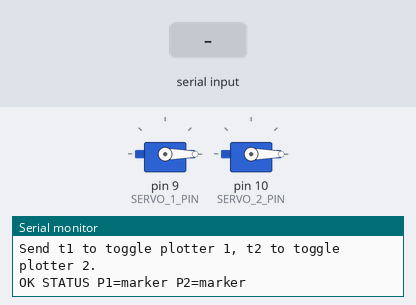
The sketch below on a simulated Arduino Uno, built with avr-gcc and run on an emulated ATmega328P. On the bench: 2 × servo, the last lines printed to the serial monitor. Inputs (shaded band) come from the test bench.

Above: at 2.6 s.
2.7 s: "t1\n" received over Serial
At 3.6 s:
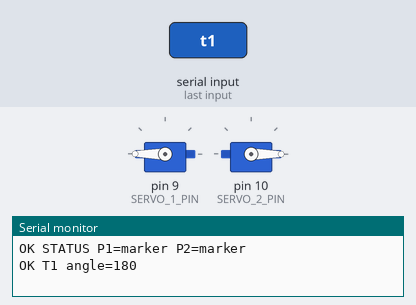
4.2 s: "t2\n" received over Serial
At 4.7 s:
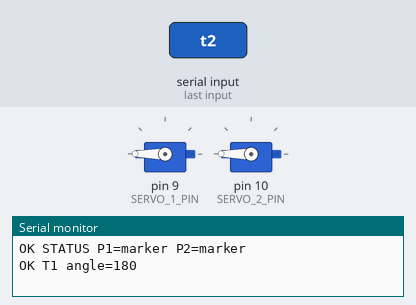
5.7 s: "t1\n" received over Serial
At 7.1 s:
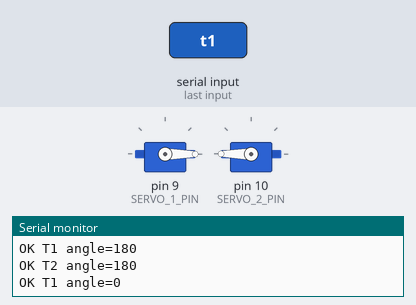
Timing chart, 0 to 8.7 s (numbered marks = the images above; inputs shaded):
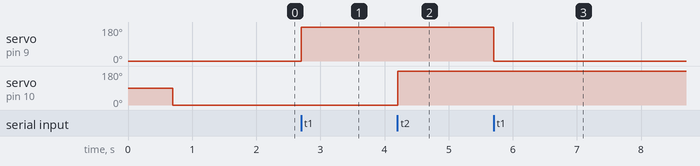

The sketch:

dual_toggle_servo_controller.ino
```cpp
#include <Servo.h>

namespace {

constexpr long SERIAL_BAUD = 9600;

// Change these pins only if your wiring differs.
constexpr int SERVO_1_PIN = 9;
constexpr int SERVO_2_PIN = 10;

// Change these if your mechanism needs different endpoints.
constexpr int MARKER_ANGLE = 0;
constexpr int ERASE_ANGLE = 180;
constexpr unsigned long SETTLE_MS = 700;

Servo servo1;
Servo servo2;

bool servo1AtMarker = true;
bool servo2AtMarker = true;

String inputBuffer;

String normalized(String value) {
  value.trim();
  value.toLowerCase();
  return value;
}

void moveServo(Servo& servo, int angle) {
  servo.write(angle);
  delay(SETTLE_MS);
}

void printStatus() {
  Serial.print("OK STATUS P1=");
  Serial.print(servo1AtMarker ? "marker" : "erase");
  Serial.print(" P2=");
  Serial.println(servo2AtMarker ? "marker" : "erase");
}

void toggleServo1() {
  servo1AtMarker = !servo1AtMarker;
  moveServo(servo1, servo1AtMarker ? MARKER_ANGLE : ERASE_ANGLE);
  Serial.print("OK T1 angle=");
  Serial.println(servo1AtMarker ? MARKER_ANGLE : ERASE_ANGLE);
}

void toggleServo2() {
  servo2AtMarker = !servo2AtMarker;
  moveServo(servo2, servo2AtMarker ? MARKER_ANGLE : ERASE_ANGLE);
  Serial.print("OK T2 angle=");
  Serial.println(servo2AtMarker ? MARKER_ANGLE : ERASE_ANGLE);
}

void handleCommand(const String& rawCommand) {
  const String command = normalized(rawCommand);
  if (command.length() == 0) {
    return;
  }

  if (command == "t1") {
    toggleServo1();
    return;
  }

  if (command == "t2") {
    toggleServo2();
    return;
  }

  if (command == "s" || command == "status") {
    printStatus();
    return;
  }

  Serial.print("ERR UNKNOWN ");
  Serial.println(command);
  Serial.println("OK COMMANDS: t1 t2 s");
}

bool tryHandleCompactCommand(String* buffer) {
  if (buffer == nullptr || buffer->length() == 0) {
    return false;
  }

  const String command = normalized(*buffer);
  if (command == "t1" || command == "t2" || command == "s") {
    handleCommand(command);
    *buffer = "";
    return true;
  }

  return false;
}

}  // namespace

void setup() {
  Serial.begin(SERIAL_BAUD);
  inputBuffer.reserve(16);

  // It is fine if only one physical servo/plotter is connected; the unused pin
  // will simply have no load attached.
  servo1.attach(SERVO_1_PIN);
  servo2.attach(SERVO_2_PIN);

  moveServo(servo1, MARKER_ANGLE);
  moveServo(servo2, MARKER_ANGLE);

  Serial.println("READY dual_toggle_servo_controller");
  Serial.println("Send t1 to toggle plotter 1, t2 to toggle plotter 2.");
  printStatus();
}

void loop() {
  while (Serial.available() > 0) {
    const char incoming = static_cast<char>(Serial.read());
    if (incoming == '\r') {
      continue;
    }

    if (incoming == '\n') {
      handleCommand(inputBuffer);
      inputBuffer = "";
      continue;
    }

    inputBuffer += incoming;
    tryHandleCompactCommand(&inputBuffer);
  }
}
```

Measured:
- after the input at 2.7 s, servo on pin 9 (SERVO_1_PIN): 0° → 180° at once
- after the input at 4.2 s, servo on pin 10 (SERVO_2_PIN): 0° → 180° at once
- after the input at 5.7 s, servo on pin 9 (SERVO_1_PIN): 180° → 0° at once
